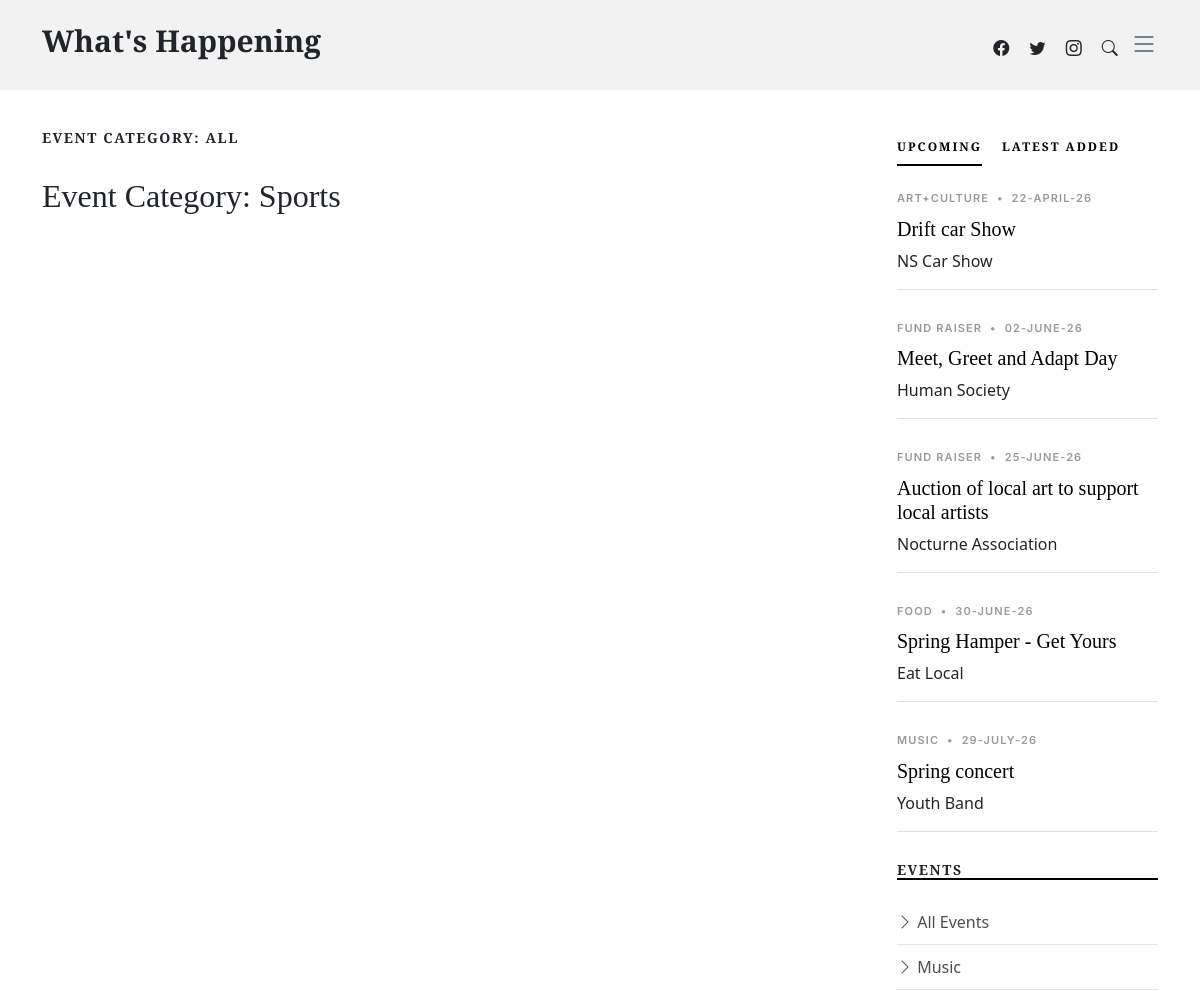
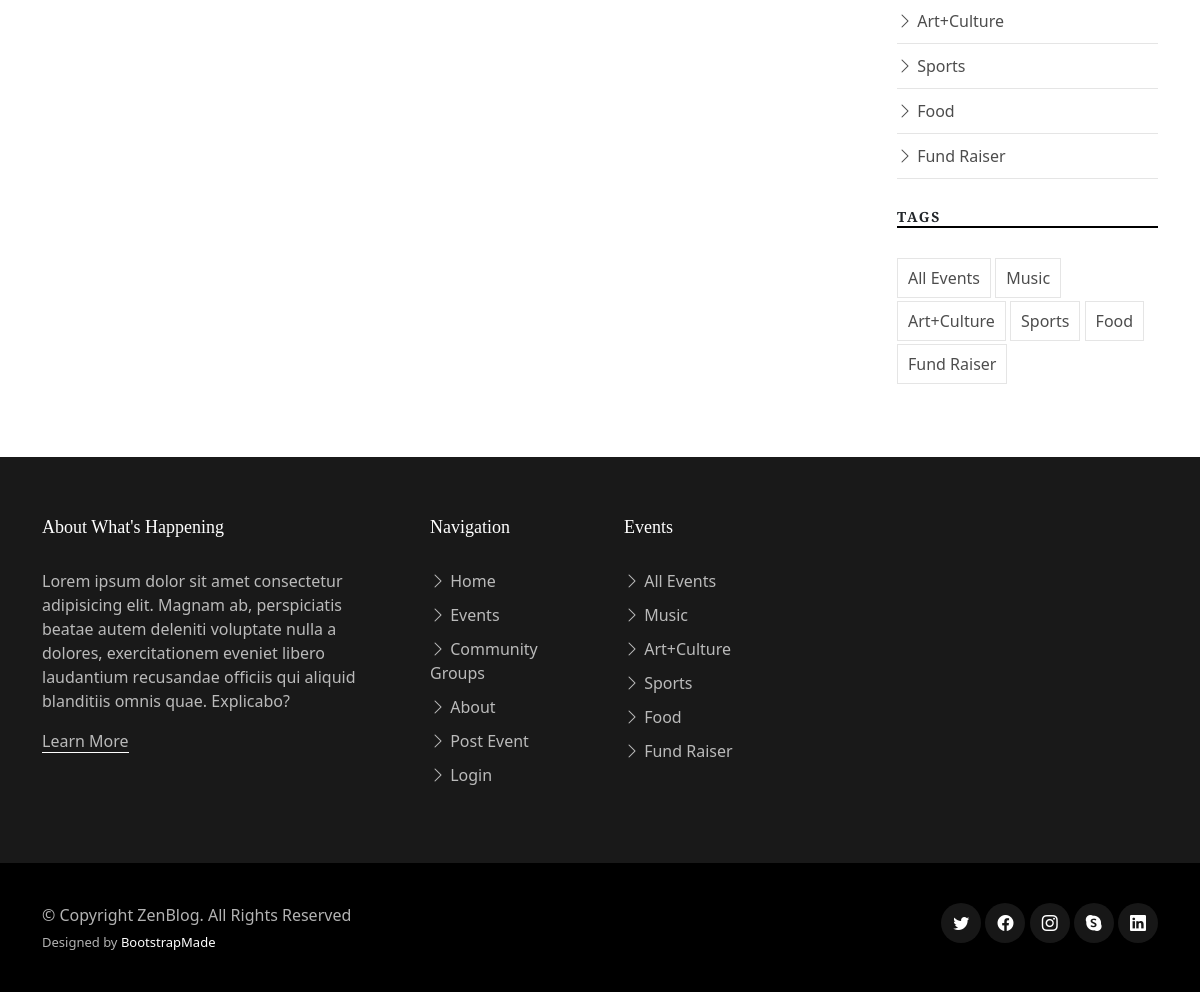
/events.php?event_type=Sports (signed in), run on the app's committed database (2 pictures, top to bottom).
### tables this page shows
CREATE TABLE `events` (
  `EventID` int NOT NULL,
  `EventTypeID` int NOT NULL,
  `GroupID` int NOT NULL,
  `EventDate` timestamp NOT NULL DEFAULT CURRENT_TIMESTAMP,
  `SubmitDate` timestamp NOT NULL DEFAULT CURRENT_TIMESTAMP,
  `EventTitle` varchar(100) NOT NULL,
  `EventImage` varchar(50) NOT NULL,
  `EventDesc` text NOT NULL
);

CREATE TABLE `eventtypes` (
  `EventTypeID` int NOT NULL,
  `TypeName` varchar(100) NOT NULL
);

CREATE TABLE `groups` (
  `GroupID` int NOT NULL,
  `GroupName` varchar(100) NOT NULL,
  `GroupImage` varchar(50) NOT NULL,
  `GroupType` varchar(100) NOT NULL,
  `GroupDesc` text NOT NULL,
  `ContactName` varchar(255) NOT NULL,
  `ContactEmail` varchar(255) NOT NULL
);

### events.php (the view, shortened to what this page needs)
<!DOCTYPE html>
<html lang="en">
<head>
  <link href="assets/vendor/bootstrap/css/bootstrap.min.css" rel="stylesheet">
  <link href="assets/vendor/bootstrap-icons/bootstrap-icons.css" rel="stylesheet">
  <link href="assets/vendor/swiper/swiper-bundle.min.css" rel="stylesheet">
  <link href="assets/vendor/glightbox/css/glightbox.min.css" rel="stylesheet">
  <link href="assets/vendor/aos/aos.css" rel="stylesheet">
  <link href="assets/css/variables.css" rel="stylesheet">
  <link href="assets/css/main.css" rel="stylesheet">
</head>
<body>
  <header id="header" class="header d-flex align-items-center fixed-top">
    <div class="container-fluid container-xl d-flex align-items-center justify-content-between">
      <a href="index.php" class="logo d-flex align-items-center">
        <h1>What's Happening</h1>
      </a>
      <div class="position-relative">
        <a href="#" class="mx-2"><span class="bi-facebook"></span></a>
        <a href="#" class="mx-2"><span class="bi-twitter"></span></a>
        <a href="#" class="mx-2"><span class="bi-instagram"></span></a>
        <a href="#" class="mx-2 js-search-open"><span class="bi-search"></span></a>
        <i class="bi bi-list mobile-nav-toggle"></i>
      </div>
    </div>
  </header>
  <main id="main">
    <section>
      <div class="container">
        <div class="row">
          <div class="col-md-9" data-aos="fade-up">
            <h3 class="category-title">Event Category: ALL</h3>
            <?php
            $connect = db_connect();
            $selectedType = isset($_GET['event_type']) ? urlencode(filter_input(INPUT_GET, 'event_type')): 'all';
            $displayType = $selectedType !== 'all' ? htmlspecialchars($selectedType) : 'All';
            echo "<h2>Event Category: " . $displayType . "</h2>";
            ?>
          </div>
          <div class="col-md-3">
             <div class="aside-block">
              <ul class="nav nav-pills custom-tab-nav mb-4" id="pills-tab" role="tablist">
                <li class="nav-item" role="presentation">
                  <button class="nav-link active" id="pills-popular-tab" data-bs-toggle="pill" data-bs-target="#pills-popular" type="button" role="tab" aria-controls="pills-popular" aria-selected="true">Upcoming</button>
                </li>
                <li class="nav-item" role="presentation">
                  <button class="nav-link" id="pills-trending-tab" data-bs-toggle="pill" data-bs-target="#pills-trending" type="button" role="tab" aria-controls="pills-trending" aria-selected="false">Latest Added</button>
                </li>
              </ul>
              <div class="tab-content" id="pills-tabContent">
                <div class="tab-pane fade show active" id="pills-popular" role="tabpanel" aria-labelledby="pills-popular-tab">
                <?php
                  $JoinSql = "SELECT events.*, eventtypes.TypeName AS eventType, `groups`.GroupName
                              FROM events
                              LEFT JOIN eventtypes ON eventtypes.EventTypeID = events.EventTypeID
                              LEFT JOIN `groups` ON `groups`.GroupID = events.GroupID
                              WHERE events.EventDate >= CURDATE()
                              ORDER BY EventDate ASC
                              LIMIT 5;";
                  $allData = $connect->query($JoinSql);
                  if($allData && $allData->num_rows > 0) {
                    while($row = $allData->fetch_assoc()) {
                      $eventTitle =  $row["EventTitle"];
                      $eventDate = $row["EventDate"];
                      $eventNum = $row["EventID"];
                      $formattedDate = date_format(date_create($eventDate), "d-F-y");
                      $eventType = $row["eventType"];
                      $groupType = $row["GroupName"];
                ?>
                      <div class="post-entry-1 border-bottom">
                          <div class="post-meta"><span class="date"><?php echo $eventType; ?></span> <span class="mx-1">&bullet;</span> <span><?php echo $formattedDate; ?></span></div>
                          <h2 class="mb-2"><a href="single-post.php?event_id=<?php echo $eventNum; ?>"><?php echo $eventTitle; ?></a></h2>
                          <span class="author mb-3 d-block"><?php echo $groupType; ?></span>
                      </div>
                <?php
                    }
                  } else {
                    echo "<p>No results</p>";
                  }
                ?>
                </div>
              </div>
            </div>
            <div class="aside-block">
              <h3 class="aside-title">Events</h3>
              <ul class="aside-links list-unstyled">
                <li><a href="events.php"><i class="bi bi-chevron-right"></i> All Events</a></li>
                <li><a href="events.php?event_type=Music"><i class="bi bi-chevron-right"></i> Music</a></li>
                <li><a href="events.php?event_type=Art+Culture"><i class="bi bi-chevron-right"></i> Art+Culture</a></li>
                <li><a href="events.php?event_type=Sports"><i class="bi bi-chevron-right"></i> Sports</a></li>
                <li><a href="events.php?event_type=Food"><i class="bi bi-chevron-right"></i> Food</a></li>
                <li><a href="events.php?event_type=Fund Raiser"><i class="bi bi-chevron-right"></i> Fund Raiser</a></li>
              </ul>
            </div>
            <div class="aside-block">
              <h3 class="aside-title">Tags</h3>
              <ul class="aside-tags list-unstyled">
                <li><a href="events.php">All Events</a></li>
                <li><a href="events.php?event_type=Music">Music</a></li>
                <li><a href="events.php?event_type=Art+Culture">Art+Culture</a></li>
                <li><a href="events.php?event_type=Sports">Sports</a></li>
                <li><a href="events.php?event_type=Food">Food</a></li>
                <li><a href="events.php?event_type=Fund Raiser">Fund Raiser</a></li>
              </ul>
            </div>
          </div>
        </div>
      </div>
    </section>
  </main>
    <footer id="footer" class="footer">
    <div class="footer-content">
      <div class="container">
        <div class="row g-5">
          <div class="col-lg-4">
            <h3 class="footer-heading">About What's Happening</h3>
            <p>Lorem ipsum dolor sit amet consectetur adipisicing elit. Magnam ab, perspiciatis beatae autem deleniti voluptate nulla a dolores, exercitationem eveniet libero laudantium recusandae officiis qui aliquid blanditiis omnis quae. Explicabo?</p>
            <p><a href="about.php" class="footer-link-more">Learn More</a></p>
          </div>
          <div class="col-6 col-lg-2">
            <h3 class="footer-heading">Navigation</h3>
            <ul class="footer-links list-unstyled">
              <li><a href="index.php"><i class="bi bi-chevron-right"></i> Home</a></li>
              <li><a href="events.php"><i class="bi bi-chevron-right"></i> Events</a></li>
              <li><a href="groups.php"><i class="bi bi-chevron-right"></i> Community Groups</a></li>
              <li><a href="about.php"><i class="bi bi-chevron-right"></i> About</a></li>
               <li><a href="post.php"><i class="bi bi-chevron-right"></i> Post Event</a></li>
              <li><a href="login.php"><i class="bi bi-chevron-right"></i> Login</a></li>
            </ul>
          </div>
          <div class="col-6 col-lg-2">
            <h3 class="footer-heading">Events</h3>
            <ul class="footer-links list-unstyled">
              <li><a href="events.php"><i class="bi bi-chevron-right"></i> All Events</a></li>
              <li><a href="events.php?event_type=Music"><i class="bi bi-chevron-right"></i> Music</a></li>
              <li><a href="events.php?event_type=Art+Culture"><i class="bi bi-chevron-right"></i> Art+Culture</a></li>
              <li><a href="events.php?event_type=Sports"><i class="bi bi-chevron-right"></i> Sports</a></li>
              <li><a href="events.php?event_type=Food"><i class="bi bi-chevron-right"></i> Food</a></li>
              <li><a href="events.php?event_type=Fund Raiser"><i class="bi bi-chevron-right"></i> Fund Raiser</a></li>
            </ul>
          </div>
        </div>
      </div>
    </div>
    <div class="footer-legal">
      <div class="container">
        <div class="row justify-content-between">
          <div class="col-md-6 text-center text-md-start mb-3 mb-md-0">
            <div class="copyright">
              © Copyright <strong><span>ZenBlog</span></strong>. All Rights Reserved
            </div>
            <div class="credits">
              Designed by <a href="https://bootstrapmade.com/">BootstrapMade</a>
            </div>
          </div>
          <div class="col-md-6">
            <div class="social-links mb-3 mb-lg-0 text-center text-md-end">
              <a href="#" class="twitter"><i class="bi bi-twitter"></i></a>
              <a href="#" class="facebook"><i class="bi bi-facebook"></i></a>
              <a href="#" class="instagram"><i class="bi bi-instagram"></i></a>
              <a href="#" class="google-plus"><i class="bi bi-skype"></i></a>
              <a href="#" class="linkedin"><i class="bi bi-linkedin"></i></a>
            </div>
          </div>
        </div>
      </div>
    </div>
  </footer>
</body>
</html>

### assets/css/variables.css (style rules this page uses)
:root { --font-default: 'EB Garamond', system-ui, -apple-system, "Segoe UI", Roboto, "Helvetica Neue", Arial, "Noto Sans", "Liberation Sans", sans-serif, "Apple Color Emoji", "Segoe UI Emoji", "Segoe UI Symbol", "Noto Color Emoji"; --font-primary: 'EB Garamond', serif; --font-secondary: 'Inter', sans-serif; --color-default: #212529; --color-default-rgb: 33, 37, 41; --color-links: #212529; --color-links-hover: #15171a; --color-primary: #212529; --color-primary-light: #26282c; --color-primary-dark: #0b0c0e; --color-primary-rgb: 33, 37, 41; --color-primary-light-rgb: 38, 40, 44; --color-primary-dark-rgb: 11, 12, 14; --color-secondary: #596d80; --color-secondary-light: #8498aa; --color-secondary-dark: #404f5c; --color-secondary-rgb: 89, 109, 128; --color-secondary-light-rgb: 132, 152, 170; --color-secondary-dark-rgb: 64, 79, 92; --color-blue: #0d6efd; --color-blue-rgb: 13, 110, 253; --color-indigo: #6610f2; --color-indigo-rgb: 102, 16, 242; --color-purple: #6f42c1; --color-purple-rgb: 111, 66, 193; --color-pink: #f3268c; --color-pink-rgb: 243, 38, 140; --color-red: #df1529; --color-red-rgb: 223, 21, 4; --color-orange: #fd7e14; --color-orange-rgb: 253, 126, 20; --color-yellow: #ffc107; --color-yellow-rgb: 255, 193, 7; --color-green: #059652; --color-green-rgb: 5, 150, 82; --color-teal: #20c997; --color-teal-rgb: 32, 201, 151; --color-cyan: #0dcaf0; --color-cyan-rgb: 13, 202, 240; --color-white: #ffffff; --color-white-rgb: 255, 255, 255; --color-gray: #6c757d; --color-gray-rgb: 108, 117, 125; --color-black: #000000; --color-black-rgb: 0, 0, 0; }
:root { --bs-blue: var(--color-blue); --bs-indigo: var(--color-indigo); --bs-purple: var(--color-purple); --bs-pink: var(--color-pink); --bs-red: var(--color-red); --bs-orange: var(--color-orange); --bs-yellow: var(--color-yellow); --bs-green: var(--color-green); --bs-teal: var(--color-teal); --bs-cyan: var(--color-cyan); --bs-white: var(--color-white); --bs-gray: var(--color-gray); --bs-gray-dark: #343a40; --bs-gray-100: #f8f9fa; --bs-gray-200: #e9ecef; --bs-gray-300: #dee2e6; --bs-gray-400: #ced4da; --bs-gray-500: #adb5bd; --bs-gray-600: #6c757d; --bs-gray-700: #495057; --bs-gray-800: #343a40; --bs-gray-900: #212529; --bs-primary: var(--color-blue); --bs-secondary: var(--color-blue); --bs-success: #198754; --bs-info: #0dcaf0; --bs-warning: #ffc107; --bs-danger: #dc3545; --bs-light: #f8f9fa; --bs-dark: #212529; --bs-primary-rgb: var(--color-primary-rgb); --bs-secondary-rgb: var(--color-secondary-rgb); --bs-success-rgb: 25, 135, 84; --bs-info-rgb: 13, 202, 240; --bs-warning-rgb: 255, 193, 7; --bs-danger-rgb: 220, 53, 69; --bs-light-rgb: 248, 249, 250; --bs-dark-rgb: 33, 37, 41; --bs-white-rgb: var(--color-white-rgb); --bs-black-rgb: var(--color-black-rgb); --bs-body-color-rgb: var(--color-default-rgb); --bs-body-bg-rgb: 255, 255, 255; --bs-font-sans-serif: var(--font-default); --bs-font-monospace: SFMono-Regular, Menlo, Monaco, Consolas, "Liberation Mono", "Courier New", monospace; --bs-gradient: linear-gradient(180deg, rgba(255, 255, 255, 0.15), rgba(255, 255, 255, 0)); --bs-body-font-family: var(--font-default); --bs-body-font-size: 1rem; --bs-body-font-weight: 400; --bs-body-line-height: 1.5; --bs-body-color: var(--color-default); --bs-body-bg: #fff; }

### data on the page
events: EventTypeID.TypeName "ART+CULTURE", EventDate "22-APRIL-26", EventTitle "Drift car Show", GroupID.GroupName "NS Car Show"
events: EventTypeID.TypeName "FUND RAISER", EventDate "02-JUNE-26", EventTitle "Meet, Greet and Adapt Day", GroupID.GroupName "Human Society"
events: EventTypeID.TypeName "FUND RAISER", EventDate "25-JUNE-26", EventTitle "Auction of local art to support local artists", GroupID.GroupName "Nocturne Association"
events: EventTypeID.TypeName "FOOD", EventDate "30-JUNE-26", EventTitle "Spring Hamper - Get Yours", GroupID.GroupName "Eat Local"
events: EventTypeID.TypeName "MUSIC", EventDate "29-JULY-26", EventTitle "Spring concert", GroupID.GroupName "Youth Band"

### other printed values
$displayType "Sports"
